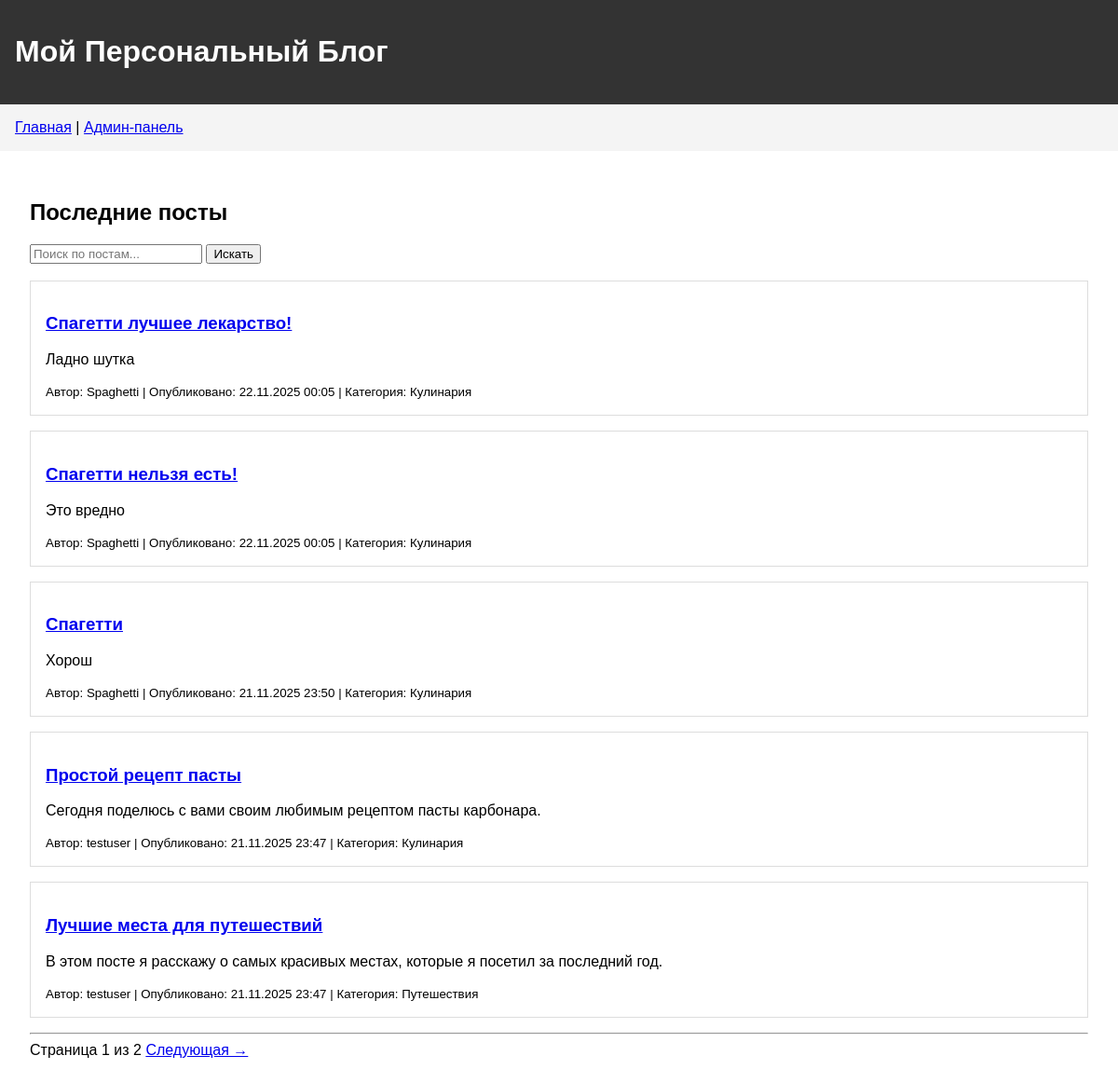
The page / on the database its author committed.
### blog/models.py (models this page shows, shortened)
class Post(models.Model):
    title = models.CharField(max_length=200, verbose_name='Заголовок')
    content = models.TextField(verbose_name='Содержание')
    created_date = models.DateTimeField(default=timezone.now, verbose_name='Дата создания')
    published_date = models.DateTimeField(blank=True, null=True, verbose_name='Дата публикации')
    author = models.ForeignKey(User, on_delete=models.CASCADE, verbose_name='Автор')
    category = models.ForeignKey(Category, on_delete=models.SET_NULL, null=True, verbose_name='Категория')
    image = models.ImageField(upload_to='post_images/', blank=True, null=True, verbose_name='Изображение')
    class Meta:
        verbose_name = 'Пост'
        verbose_name_plural = 'Посты'

class Category(models.Model):
    name = models.CharField(max_length=100, verbose_name='Название категории')
    description = models.TextField(blank=True, verbose_name='Описание')
    class Meta:
        verbose_name = 'Категория'
        verbose_name_plural = 'Категории'

### blog/views.py (the view, shortened to what this page needs)
# urls.py: path('', views.post_list, name='post_list'),
def post_list(request):
    query = request.GET.get('q')
    posts_qs = Post.objects.filter(
        published_date__lte=timezone.now()
    ).order_by('-published_date')
    paginator = Paginator(posts_qs, 5)
    page_number = request.GET.get('page')
    page_obj = paginator.get_page(page_number)
    context = {
        'posts': page_obj,      # цикл for post in posts
        'page_obj': page_obj,   # навигация по страницам
        'query': query,         # чтобы в инпуте поиска сохранялся текст
    }
    return render(request, 'blog/post_list.html', context)

### blog/templates/blog/post_list.html (shortened to what this page needs)
{% extends 'blog/base.html' %}
{% block content %}
<h2>Последние посты</h2>
<form method="get" action=".">
    <input type="text"
           name="q"
           placeholder="Поиск по постам..."
           value="{{ query|default_if_none:'' }}">
    <button type="submit">Искать</button>
</form>
<br>
{% for post in posts %}
    <div class="post">
        <h3>
            <a href="{% url 'post_detail' pk=post.pk %}">
                {{ post.title }}
            </a>
        </h3>
        <p>{{ post.content|truncatewords:30 }}</p>
        <small>
            Автор: {{ post.author }} |
            Опубликовано: {{ post.published_date|date:"d.m.Y H:i" }} |
            Категория: {{ post.category.name }}
        </small>
    </div>
{% empty %}
    <p>Пока нет постов.</p>
{% endfor %}
<hr>
{% if page_obj.paginator.num_pages > 1 %}
<div class="pagination">
    <span>
        Страница {{ page_obj.number }} из {{ page_obj.paginator.num_pages }}
    </span>
    {% if page_obj.has_next %}
        <a href="?{% if query %}q={{ query }}&{% endif %}page={{ page_obj.next_page_number }}">Следующая →</a>
    {% endif %}
</div>
{% endif %}
{% endblock %}

### blog/templates/blog/base.html (shortened to what this page needs)
<!DOCTYPE html>
<html lang="ru">
<head>
</head>
<body>
    <div class="header">
        <h1><a href="/" style="color: white; text-decoration: none;">Мой Персональный Блог</a></h1>
    </div>
    <div class="nav">
        <a href="/">Главная</a> |
        <a href="/admin/">Админ-панель</a>
    </div>
    <div class="content">
        {% block content %}
        {% endblock %}
    </div>
</body>
</html>

### blog/templates/blog/base.html (style rules this page uses)
body { font-family: Arial, sans-serif; margin: 0; padding: 0; }
.header { background: #333; color: white; padding: 1rem; }
.nav { background: #f4f4f4; padding: 1rem; }
.content { padding: 2rem; }
.post { border: 1px solid #ddd; margin-bottom: 1rem; padding: 1rem; }

### rows shown on the page
Post: title "Спагетти лучшее лекарство!", content "Ладно шутка", author "Spaghetti", published_date "22.11.2025 00:05", category.name "Кулинария"
Post: title "Спагетти нельзя есть!", content "Это вредно", author "Spaghetti", published_date "22.11.2025 00:05", category.name "Кулинария"
Post: title "Спагетти", content "Хорош", author "Spaghetti", published_date "21.11.2025 23:50", category.name "Кулинария"
Post: title "Простой рецепт пасты", content "Сегодня поделюсь с вами своим любимым рецептом пасты карбонара.", author "testuser", published_date "21.11.2025 23:47", category.name "Кулинария"
Post: title "Лучшие места для путешествий", content "В этом посте я расскажу о самых красивых местах, которые я посетил за последний год.", author "testuser", published_date "21.11.2025 23:47", category.name "Путешествия"

### other values the page prints
{{ page_obj.number }} "1"
{{ page_obj.paginator.num_pages }} "2"
